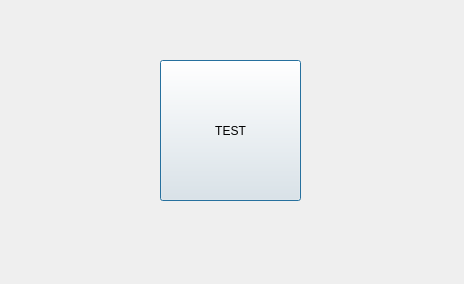
<?xml version="1.0" encoding="UTF-8"?>
<ui version="4.0">
 <class>test</class>
 <widget class="QDialog" name="test">
  <property name="geometry">
   <rect>
    <x>0</x>
    <y>0</y>
    <width>464</width>
    <height>284</height>
   </rect>
  </property>
  <property name="windowTitle">
   <string>Dialog</string>
  </property>
  <widget class="QPushButton" name="testBtn">
   <property name="geometry">
    <rect>
     <x>160</x>
     <y>60</y>
     <width>141</width>
     <height>141</height>
    </rect>
   </property>
   <property name="text">
    <string>TEST</string>
   </property>
  </widget>
 </widget>
 <resources/>
 <connections/>
</ui>
